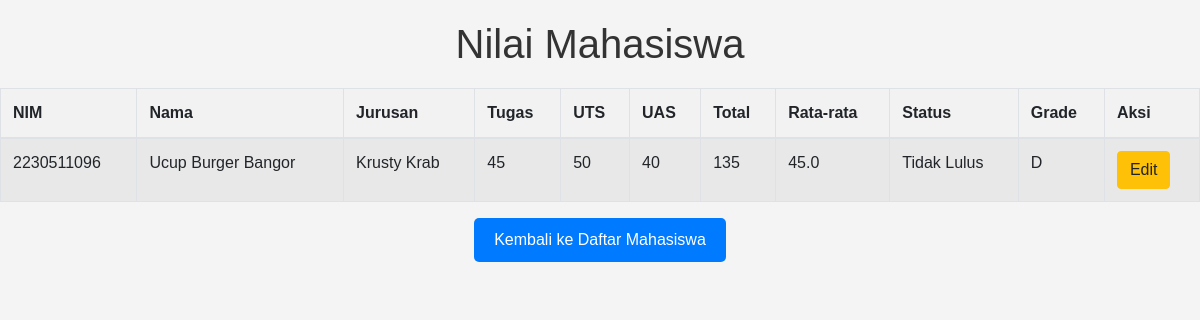
/view_grades/2230511096, run on the app's committed database.
### tables this page shows
CREATE TABLE mhs(
                NIM TEXT PRIMARY KEY,
                NAMA TEXT NOT NULL,
                JURUSAN TEXT NOT NULL);

CREATE TABLE lnilai(
                ID INTEGER PRIMARY KEY AUTOINCREMENT,
                NIM TEXT,
                TUGAS INTEGER,
                UTS INTEGER,
                UAS INTEGER,
                TOTAL INTEGER,
                RATA REAL,
                STATUS TEXT,
                GRADE TEXT,
                FOREIGN KEY (NIM) REFERENCES mhs (NIM));

### app.py (the view)
@app.route('/view_grades/<nim>')
def view_grades(nim):
    conn = dbconnect()
    student = conn.execute('''
        SELECT mhs.NIM, mhs.NAMA, mhs.JURUSAN, lnilai.TUGAS, lnilai.UTS, lnilai.UAS, lnilai.TOTAL, lnilai.RATA, lnilai.STATUS, lnilai.GRADE
        FROM mhs
        LEFT JOIN lnilai ON mhs.NIM = lnilai.NIM
        WHERE mhs.NIM = ?
    ''', (nim,)).fetchone()
    conn.close()
    return render_template('view_grades.html', student=student)

### app.py (called while the page is built)
def dbconnect():
    conn = sqlite3.connect('dbnilai.db')
    conn.row_factory = sqlite3.Row
    return conn

### templates/view_grades.html (shortened to what this page needs)
<!DOCTYPE html>
<html lang="en">
<head>
    <link rel="stylesheet" href="https://stackpath.bootstrapcdn.com/bootstrap/4.5.2/css/bootstrap.min.css">
</head>
<body>
    <h1>Nilai Mahasiswa</h1>
    <table class="table table-striped table-bordered">
        <thead>
            <tr>
                <th>NIM</th>
                <th>Nama</th>
                <th>Jurusan</th>
                <th>Tugas</th>
                <th>UTS</th>
                <th>UAS</th>
                <th>Total</th>
                <th>Rata-rata</th>
                <th>Status</th>
                <th>Grade</th>
                <th>Aksi</th>
            </tr>
        </thead>
        <tbody>
            <tr>
                <td>{{ student.NIM }}</td>
                <td>{{ student.NAMA }}</td>
                <td>{{ student.JURUSAN }}</td>
                <td>{{ student.TUGAS }}</td>
                <td>{{ student.UTS }}</td>
                <td>{{ student.UAS }}</td>
                <td>{{ student.TOTAL }}</td>
                <td>{{ student.RATA }}</td>
                <td>{{ student.STATUS }}</td>
                <td>{{ student.GRADE }}</td>
                <td>
                    <a href="{{ url_for('edit', nim=student.NIM) }}" class="btn btn-warning">Edit</a>
                </td>
            </tr>
        </tbody>
    </table>
    <a href="{{ url_for('students') }}" class="btn-back">Kembali ke Daftar Mahasiswa</a>
</body>
</html>

### templates/view_grades.html (style rules this page uses)
body { font-family: Arial, sans-serif; background-color: #f4f4f4; color: #333; margin: 0; padding: 0; display: flex; flex-direction: column; align-items: center; padding-top: 20px; }
h1 { margin-bottom: 20px; }
table { width: 80%; border-collapse: collapse; margin-bottom: 20px; }
th, td { padding: 12px; border: 1px solid #ddd; text-align: left; }
th { background-color: #f2f2f2; }
a.btn-back { color: #fff; background-color: #007bff; padding: 10px 20px; border-radius: 5px; text-decoration: none; }

### data on the page
mhs: NIM "2230511096", NAMA "Ucup Burger Bangor", JURUSAN "Krusty Krab"
lnilai: TUGAS "45", UTS "50", UAS "40", TOTAL "135", RATA "45.0", STATUS "Tidak Lulus", GRADE "D"
